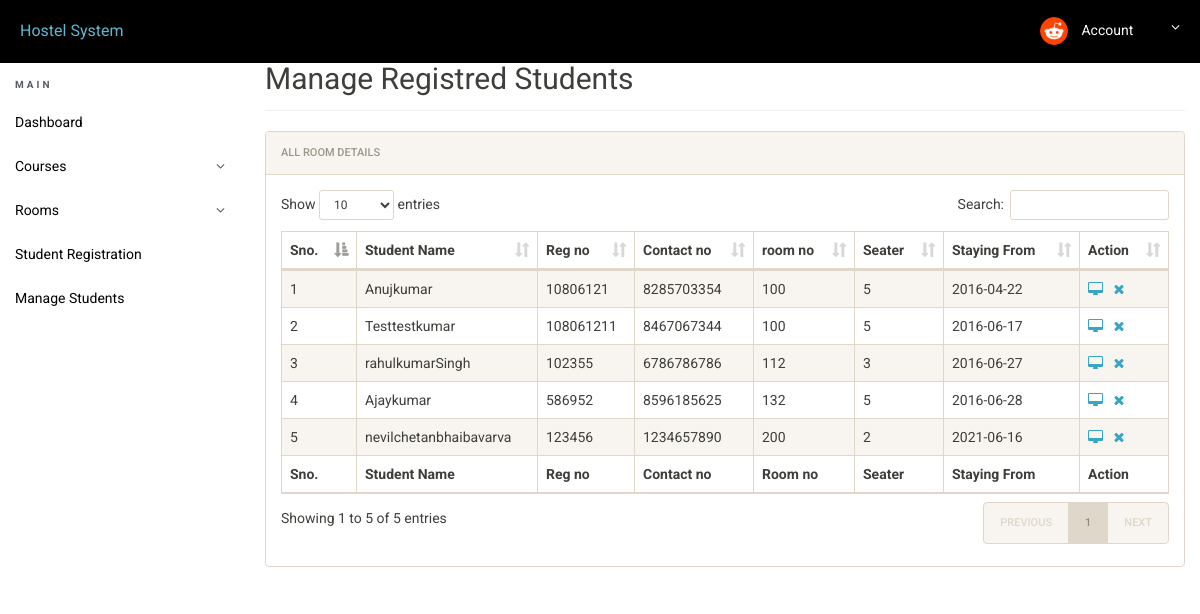
The app's page /hostel/admin/manage-students.php (signed in), older data.
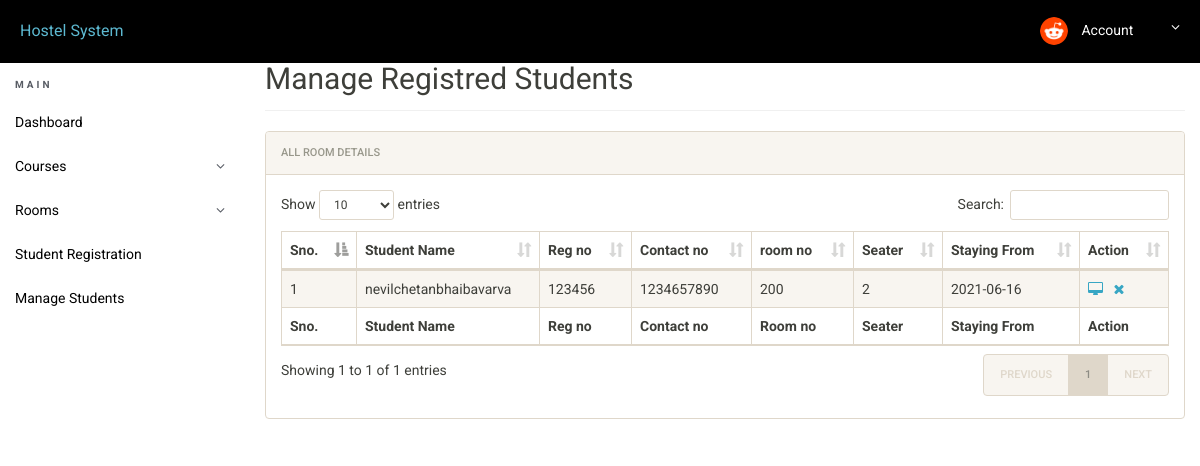
The same page, newer data.
### tables this page shows
CREATE TABLE `registration` (
  `id` int(11) NOT NULL,
  `roomno` int(11) DEFAULT NULL,
  `seater` int(11) DEFAULT NULL,
  `feespm` int(11) DEFAULT NULL,
  `foodstatus` int(11) DEFAULT NULL,
  `stayfrom` date DEFAULT NULL,
  `duration` int(11) DEFAULT NULL,
  `course` varchar(500) DEFAULT NULL,
  `regno` int(11) DEFAULT NULL,
  `firstName` varchar(500) DEFAULT NULL,
  `middleName` varchar(500) DEFAULT NULL,
  `lastName` varchar(500) DEFAULT NULL,
  `gender` varchar(250) DEFAULT NULL,
  `contactno` bigint(11) DEFAULT NULL,
  `emailid` varchar(500) DEFAULT NULL,
  `egycontactno` bigint(11) DEFAULT NULL,
  `guardianName` varchar(500) DEFAULT NULL,
  `guardianRelation` varchar(500) DEFAULT NULL,
  `guardianContactno` bigint(11) DEFAULT NULL,
  `corresAddress` varchar(500) DEFAULT NULL,
  `corresCIty` varchar(500) DEFAULT NULL,
  `corresState` varchar(500) DEFAULT NULL,
  `corresPincode` int(11) DEFAULT NULL,
  `pmntAddress` varchar(500) DEFAULT NULL,
  `pmntCity` varchar(500) DEFAULT NULL,
  `pmnatetState` varchar(500) DEFAULT NULL,
  `pmntPincode` int(11) DEFAULT NULL,
  `postingDate` timestamp NULL DEFAULT current_timestamp(),
  `updationDate` varchar(500) DEFAULT NULL
);

### hostel/admin/manage-students.php (the view, shortened to what this page needs)
<?php
include('includes/config.php');
?>
<!doctype html>
<html lang="en" class="no-js">
<head>
	<link rel="stylesheet" href="css/font-awesome.min.css">
	<link rel="stylesheet" href="css/bootstrap.min.css">
	<link rel="stylesheet" href="css/dataTables.bootstrap.min.css">
	<link rel="stylesheet" href="css/bootstrap-social.css">
	<link rel="stylesheet" href="css/bootstrap-select.css">
	<link rel="stylesheet" href="css/fileinput.min.css">
	<link rel="stylesheet" href="css/awesome-bootstrap-checkbox.css">
	<link rel="stylesheet" href="css/style.css">
</head>
<body>
	<?php include('includes/header.php');?>
	<div class="ts-main-content">
			<?php include('includes/sidebar.php');?>
		<div class="content-wrapper">
			<div class="container-fluid">
				<div class="row">
					<div class="col-md-12">
						<h2 class="page-title" style="margin-top:4%">Manage Registred Students</h2>
						<div class="panel panel-default">
							<div class="panel-heading">All Room Details</div>
							<div class="panel-body">
								<table id="zctb" class="display table table-striped table-bordered table-hover" cellspacing="0" width="100%">
									<thead>
										<tr>
											<th>Sno.</th>
											<th>Student Name</th>
											<th>Reg no</th>
											<th>Contact no </th>
											<th>room no  </th>
											<th>Seater </th>
											<th>Staying From </th>
											<th>Action</th>
										</tr>
									</thead>
									<tfoot>
										<tr>
											<th>Sno.</th>
											<th>Student Name</th>
											<th>Reg no</th>
											<th>Contact no </th>
											<th>Room no  </th>
											<th>Seater </th>
											<th>Staying From </th>
											<th>Action</th>
										</tr>
									</tfoot>
									<tbody>
<?php
$ret="select * from registration";
$stmt= $mysqli->prepare($ret) ;
$stmt->execute() ;
$res=$stmt->get_result();
$cnt=1;
while($row=$res->fetch_object())
	  {
	  	?>
<tr><td><?php echo $cnt;;?></td>
<td><?php echo $row->firstName;?><?php echo $row->middleName;?><?php echo $row->lastName;?></td>
<td><?php echo $row->regno;?></td>
<td><?php echo $row->contactno;?></td>
<td><?php echo $row->roomno;?></td>
<td><?php echo $row->seater;?></td>
<td><?php echo $row->stayfrom;?></td>
<td>
<a href="javascript:void(0);"  onClick="popUpWindow('./full-profile.php?id=<?php echo $row->id;?>');" title="View Full Details"><i class="fa fa-desktop"></i></a>&nbsp;&nbsp;
<a href="manage-students.php?del=<?php echo $row->id;?>" title="Delete Record" onclick="return confirm("Do you want to delete");"><i class="fa fa-close"></i></a></td>
										</tr>
									<?php
$cnt=$cnt+1;
									 } ?>
									</tbody>
								</table>
							</div>
						</div>
					</div>
				</div>
			</div>
		</div>
	</div>
</body>
</html>

### hostel/admin/includes/header.php (shortened to what this page needs)
<div class="brand clearfix">
		<a href="#" class="logo" style="font-size:16px;">Hostel System</a>
		<ul class="ts-profile-nav">
			<li class="ts-account">
				<a href="#"><img src="img/ts-avatar.jpg" class="ts-avatar hidden-side" alt=""> Account <i class="fa fa-angle-down hidden-side"></i></a>
			</li>
		</ul>
	</div>

### hostel/admin/includes/sidebar.php (shortened to what this page needs)
<nav class="ts-sidebar">
			<ul class="ts-sidebar-menu">
				<li class="ts-label">Main</li>
				<li><a href="dashboard.php"> Dashboard</a></li>
					<li><a href="#"> Courses</a>
				</li>
					<li><a href="#"> Rooms</a>
				</li>
				<li><a href="registration.php">Student Registration</a></li>
				<li><a href="manage-students.php">Manage Students</a></li>
		</nav>

### hostel/admin/css/style.css (style rules this page uses)
html { font-size: 14px; }
@media only screen and (min-width: 480px) { html { font-size: 17px; } }
@media only screen and (min-width: 768px) { html { font-size: 14px; } }
body { font-size: 1em; }
a { color: #37a6c4; }
.panel { overflow: hidden; }
ul, li { margin: 0; padding: 0; list-style: none; }
.page-title { padding-bottom: 15px; margin-bottom: 20px; border-bottom: 1px solid #f0f0f0; }
.brand { background: black; position: relative; z-index: 3; position: fixed; width: 100%; top: 0; }
.brand .logo { box-sizing: border-box; padding: 20px; float: left; display: block; width: 200px; }
@media only screen and (min-width: 992px) { .brand .logo { width: 250px; } }
.brand .ts-profile-nav { float: right; display: none; }
.brand .ts-profile-nav li { float: left; position: relative; }
.brand .ts-profile-nav li a { display: block; padding: 20px; color: #fff; }
.brand .ts-profile-nav .ts-account .fa-angle-down { float: right; }
.brand .ts-profile-nav .ts-account > a { width: 180px; background: black; }
.brand .ts-profile-nav .ts-account .ts-avatar { border-radius: 50%; height: 28px; margin: -10px 0; margin-right: 10px; }
@media only screen and (min-width: 992px) { .brand .ts-profile-nav { display: block; } }
.ts-sidebar { background: white; max-height: 0; transition: max-height 0.3s; overflow: hidden; position: fixed; z-index: 2; width: 100%; bottom: 0; top: 60px; overflow-y: auto; }
@media only screen and (min-width: 992px) { .ts-sidebar { max-height: 100%; bottom: 0; } }
.ts-sidebar-menu .ts-label { color: #585c64; font-weight: bold; padding: 8px 15px; text-transform: uppercase; font-size: 10px; letter-spacing: 3px; margin-top: 10px; }
.ts-sidebar-menu a { display: block; text-decoration: none; padding: 12px 15px; color: black; }
.ts-sidebar-menu li { position: relative; }
.ts-main-content .content-wrapper { padding-top: 15px; margin-top: 10px; }
@media only screen and (min-width: 992px) { .ts-main-content .ts-sidebar { width: 250px; float: left; } }
@media only screen and (min-width: 992px) { .ts-main-content .content-wrapper { margin-left: 250px; } }

Row changes from the older to the newer data that the page shows:
removed registration: firstName "Anuj", lastName "kumar", regno "10806121", contactno "8285703354", roomno "100", seater "5", stayfrom "2016-04-22"
removed registration: firstName "Test", middleName "test", lastName "kumar", regno "108061211", contactno "8467067344", roomno "100", seater "5", stayfrom "2016-06-17"
removed registration: firstName "rahul", middleName "kumar", lastName "Singh", regno "102355", contactno "6786786786", roomno "112", seater "3", stayfrom "2016-06-27"
removed registration: firstName "Ajay", lastName "kumar", regno "586952", contactno "8596185625", roomno "132", seater "5", stayfrom "2016-06-28"
Text that changed along with them:
text written by a page script: "Show entries Search: Showing 1 to 5 of 5 entries PREVIOUS 1 NEXT" → "Show entries Search: Showing 1 to 1 of 1 entries PREVIOUS 1 NEXT"
